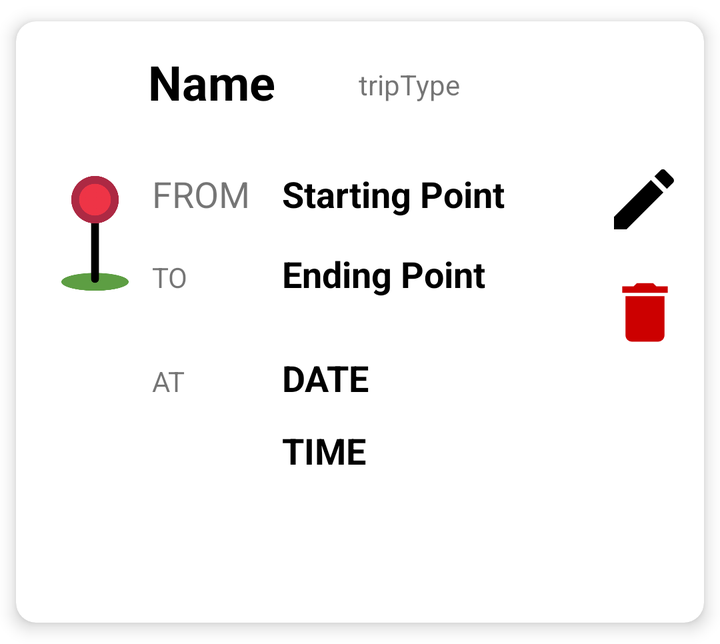
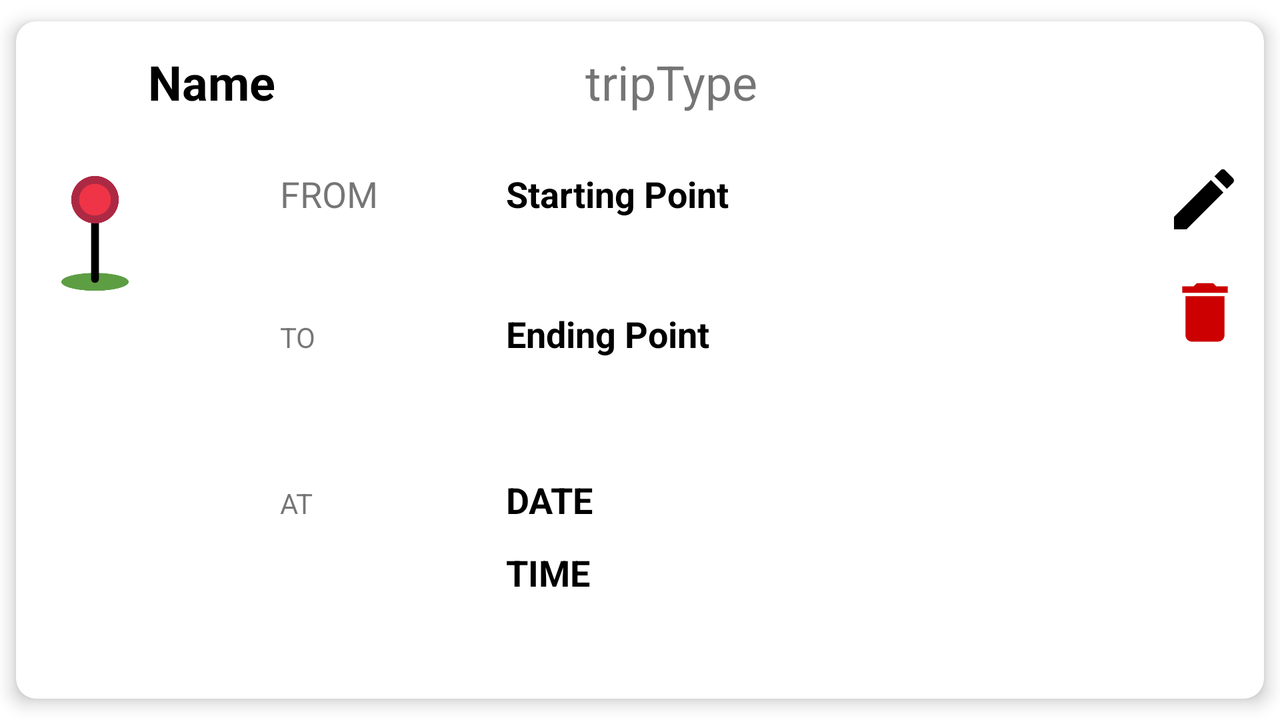

One screen, two layout resources from the same app: the default and the repository's alternative for another configuration. Each is rendered where Android would select it; the XML of both is given below.
<!-- AndroidManifest.xml: application theme Theme.TripReminderApp -->
<!-- res/layout/trip_item.xml -->
<?xml version="1.0" encoding="utf-8"?>
<androidx.cardview.widget.CardView xmlns:android="http://schemas.android.com/apk/res/android"
    xmlns:app="http://schemas.android.com/apk/res-auto"
    xmlns:tools="http://schemas.android.com/tools"
    android:layout_width="match_parent"
    android:layout_height="wrap_content"
    android:layout_marginTop="0dp"
    app:cardBackgroundColor="@color/white"
    app:cardCornerRadius="10dp"
    app:cardElevation="5dp"
    app:cardPreventCornerOverlap="true"
    app:cardUseCompatPadding="true"
    app:contentPaddingBottom="10dp"
    app:contentPaddingLeft="10dp"
    app:contentPaddingRight="10dp"
    app:contentPaddingTop="10dp">

    <androidx.constraintlayout.widget.ConstraintLayout
        android:layout_width="match_parent"
        android:layout_height="wrap_content">


        <TextView
            android:id="@+id/trip_name"
            android:layout_width="wrap_content"
            android:layout_height="wrap_content"
            android:layout_marginStart="56dp"
            android:layout_marginTop="4dp"
            android:text="@string/name"
            android:textColor="@color/black"
            android:textColorHint="@color/black"
            android:textSize="24sp"
            android:textStyle="bold"
            app:layout_constraintStart_toStartOf="parent"
            app:layout_constraintTop_toTopOf="parent" />

        <TextView
            android:id="@+id/tripTypeUpcoming"
            android:layout_width="wrap_content"
            android:layout_height="wrap_content"
            android:layout_marginTop="12dp"
            android:text="@string/tripType"
            app:layout_constraintEnd_toEndOf="parent"
            app:layout_constraintHorizontal_bias="0.272"
            app:layout_constraintStart_toEndOf="@+id/trip_name"
            app:layout_constraintTop_toTopOf="parent"
            app:layout_constraintVertical_bias="0.355" />

        <TextView
            android:id="@+id/textView2"
            android:layout_width="wrap_content"
            android:layout_height="wrap_content"
            android:layout_marginTop="12dp"
            android:text="@string/From"
            android:textSize="18sp"
            app:layout_constraintStart_toEndOf="@+id/imageView"
            app:layout_constraintTop_toTopOf="@+id/imageView" />


        <TextView
            android:id="@+id/startPointField"
            android:layout_width="165dp"
            android:layout_height="wrap_content"
            android:layout_marginStart="16dp"
            android:drawablePadding="10dp"
            android:paddingRight="10dp"
            android:text="@string/StartPoint"
            android:textColor="@color/black"
            android:textColorHint="@color/black"
            android:textSize="18sp"
            android:textStyle="bold"
            app:layout_constraintBaseline_toBaselineOf="@+id/textView2"
            app:layout_constraintStart_toEndOf="@+id/textView2" />


        <TextView
            android:id="@+id/textView3"
            android:layout_width="wrap_content"
            android:layout_height="wrap_content"
            android:layout_marginTop="20dp"
            android:text="@string/to"
            app:layout_constraintStart_toStartOf="@+id/textView2"
            app:layout_constraintTop_toBottomOf="@+id/startPointField" />

        <TextView
            android:id="@+id/endPointField"
            android:layout_width="165dp"
            android:layout_height="wrap_content"
            android:paddingRight="10dp"
            android:text="@string/endPoint"
            android:textColor="@color/black"
            android:textColorHint="@color/black"
            android:textSize="18sp"
            android:textStyle="bold"
            app:layout_constraintBaseline_toBaselineOf="@+id/textView3"
            app:layout_constraintStart_toStartOf="@+id/startPointField" />


        <TextView
            android:id="@+id/textView4"
            android:layout_width="wrap_content"
            android:layout_height="wrap_content"
            android:layout_marginTop="32dp"
            android:text="@string/at"
            app:layout_constraintStart_toStartOf="@+id/textView3"
            app:layout_constraintTop_toBottomOf="@+id/endPointField" />

        <TextView
            android:id="@+id/dateField"
            android:layout_width="wrap_content"
            android:layout_height="wrap_content"
            android:text="@string/date"
            android:textColor="@color/black"
            android:textColorHint="@color/black"
            android:textSize="18sp"
            android:textStyle="bold"
            app:layout_constraintBaseline_toBaselineOf="@+id/textView4"
            app:layout_constraintStart_toStartOf="@+id/endPointField" />

        <TextView
            android:id="@+id/timeField"
            android:layout_width="wrap_content"
            android:layout_height="wrap_content"
            android:layout_marginTop="12dp"
            android:text="@string/time"
            android:textColor="@color/black"
            android:textColorHint="@color/black"
            android:textSize="18sp"
            android:textStyle="bold"
            app:layout_constraintStart_toStartOf="@+id/dateField"
            app:layout_constraintTop_toBottomOf="@+id/dateField" />


        <Button
            android:id="@+id/cancelBtn"
            android:layout_width="0dp"
            android:layout_height="wrap_content"
            android:layout_marginTop="16dp"
            android:background="@drawable/btn_bg"
            android:radius="80dp"
            android:text="@string/cancel"
            android:textColor="@color/colorWhite"
            app:layout_constraintStart_toStartOf="@+id/textView4"
            app:layout_constraintTop_toBottomOf="@+id/timeField" />

        <Button
            android:id="@+id/startBtn"
            android:layout_width="0dp"
            android:layout_height="wrap_content"
            android:layout_marginStart="32dp"
            android:background="@drawable/btn_bg"
            android:radius="80dp"
            android:text="@string/start"
            android:textColor="@color/colorWhite"
            app:layout_constraintBaseline_toBaselineOf="@+id/cancelBtn"
            app:layout_constraintStart_toEndOf="@+id/cancelBtn" />

        <ImageView
            android:id="@+id/btn_deleteNote2"
            android:layout_width="39dp"
            android:layout_height="53dp"
            android:layout_marginTop="55dp"
            app:layout_constraintEnd_toEndOf="parent"
            app:layout_constraintTop_toTopOf="@+id/editTripBtn"
            app:srcCompat="@drawable/ic_delete" />

        <ImageView
            android:id="@+id/imageView"
            android:layout_width="58dp"
            android:layout_height="88dp"
            android:layout_marginTop="52dp"
            app:layout_constraintStart_toStartOf="parent"
            app:layout_constraintTop_toTopOf="parent"
            app:srcCompat="@drawable/road" />

        <ImageView
            android:id="@+id/editTripBtn"
            android:layout_width="40dp"
            android:layout_height="50dp"
            android:layout_marginTop="50dp"
            android:src="@drawable/ic_edit"
            app:layout_constraintEnd_toEndOf="parent"
            app:layout_constraintTop_toTopOf="@+id/btn_addNotes" />

        <ImageView
            android:id="@+id/btn_addNotes"
            android:layout_width="40dp"
            android:layout_height="50dp"
            android:layout_marginTop="4dp"
            android:src="@drawable/ic_notes"
            app:layout_constraintEnd_toEndOf="parent"
            app:layout_constraintTop_toTopOf="parent" />

    </androidx.constraintlayout.widget.ConstraintLayout>

</androidx.cardview.widget.CardView>
<!-- resources referenced by this layout -->
<resources>
  <color name="black">#FF000000</color>
  <color name="colorWhite">#FFFFFF</color>
  <color name="white">#FFFFFFFF</color>
  <!-- drawable ic_delete (drawable) -->
  <vector android:height="28dp" android:tint="@android:color/holo_red_dark"
      android:viewportHeight="24" android:viewportWidth="24"
      android:width="28dp" xmlns:android="http://schemas.android.com/apk/res/android">
      <path android:fillColor="@android:color/white" android:pathData="M6,19c0,1.1 0.9,2 2,2h8c1.1,0 2,-0.9 2,-2V7H6v12zM19,4h-3.5l-1,-1h-5l-1,1H5v2h14V4z"/>
  </vector>
  <!-- drawable ic_edit (drawable) -->
  <vector android:height="28dp" android:tint="@android:color/black"
      android:viewportHeight="24" android:viewportWidth="24"
      android:width="28dp" xmlns:android="http://schemas.android.com/apk/res/android">
      <path android:fillColor="@android:color/white" android:pathData="M3,17.25V21h3.75L17.81,9.94l-3.75,-3.75L3,17.25zM20.71,7.04c0.39,-0.39 0.39,-1.02 0,-1.41l-2.34,-2.34c-0.39,-0.39 -1.02,-0.39 -1.41,0l-1.83,1.83 3.75,3.75 1.83,-1.83z"/>
  </vector>
  <!-- drawable road: png bitmap (drawable, 24104 bytes) -->
  <string name="From">FROM</string>
  <string name="StartPoint">Starting Point</string>
  <string name="at">AT</string>
  <string name="cancel">Cancel</string>
  <string name="date">DATE</string>
  <string name="endPoint">Ending Point</string>
  <string name="name">Name</string>
  <string name="start">START</string>
  <string name="time">TIME</string>
  <string name="to">TO</string>
  <string name="tripType">tripType</string>
  <style name="Theme.TripReminderApp" parent="Theme.MaterialComponents.Light.NoActionBar">
  
          <item name="colorPrimaryDark">@color/black</item>
          <item name="colorPrimary">@color/black</item>
          <item name="colorPrimaryVariant">@color/black</item>
          <item name="colorOnPrimary">@color/white</item>
  
          
  
          
          <item name="colorSecondary">#5d9e43</item>
          <item name="colorSecondaryVariant">@color/teal_700</item>
          <item name="colorOnSecondary">@color/black</item>
          
          <item name="android:statusBarColor" tools:targetApi="l">?attr/colorPrimaryVariant</item>
          
      </style>
  <color name="teal_700">#FF018786</color>
</resources>
<!-- res/layout-land/trip_item.xml (the repository's variant of the layout above) -->
<!-- drawn on the phone turned sideways -->
<?xml version="1.0" encoding="utf-8"?>
<androidx.cardview.widget.CardView xmlns:android="http://schemas.android.com/apk/res/android"
    xmlns:app="http://schemas.android.com/apk/res-auto"
    xmlns:tools="http://schemas.android.com/tools"
    android:layout_width="match_parent"
    android:layout_height="wrap_content"
    android:layout_marginTop="0dp"
    app:cardBackgroundColor="@color/white"
    app:cardCornerRadius="10dp"
    app:cardElevation="5dp"
    app:cardPreventCornerOverlap="true"
    app:cardUseCompatPadding="true"
    app:contentPaddingBottom="10dp"
    app:contentPaddingLeft="10dp"
    app:contentPaddingRight="10dp"
    app:contentPaddingTop="10dp">

    <androidx.constraintlayout.widget.ConstraintLayout
        android:layout_width="match_parent"
        android:layout_height="wrap_content">



        <TextView
            android:id="@+id/trip_name"
            android:layout_width="wrap_content"
            android:layout_height="wrap_content"
            android:layout_marginStart="56dp"
            android:layout_marginTop="4dp"
            android:text="@string/name"
            android:textColor="@color/black"
            android:textColorHint="@color/black"
            android:textSize="24sp"
            android:textStyle="bold"
            app:layout_constraintStart_toStartOf="parent"
            app:layout_constraintTop_toTopOf="parent" />

        <TextView
            android:id="@+id/tripTypeUpcoming"
            android:layout_width="wrap_content"
            android:layout_height="wrap_content"
            android:text="@string/tripType"
            android:textSize="24sp"
            android:layout_marginTop="4dp"
            android:layout_marginStart="64dp"
            app:layout_constraintEnd_toEndOf="parent"
            app:layout_constraintHorizontal_bias="0.272"
            app:layout_constraintStart_toEndOf="@+id/trip_name"
            app:layout_constraintTop_toTopOf="parent"
            app:layout_constraintVertical_bias="0.355" />

        <TextView
            android:id="@+id/textView2"
            android:layout_width="wrap_content"
            android:layout_height="wrap_content"
            android:layout_marginTop="12dp"
            android:layout_marginStart="64dp"
            android:text="@string/From"
            android:textSize="18sp"
            app:layout_constraintStart_toEndOf="@+id/imageView"
            app:layout_constraintTop_toTopOf="@+id/imageView" />


        <TextView
            android:id="@+id/startPointField"
            android:layout_width="250dp"
            android:layout_height="65dp"
            android:layout_marginStart="64dp"
            android:drawablePadding="10dp"
            android:text="@string/StartPoint"
            android:textColor="@color/black"
            android:textColorHint="@color/black"
            android:textSize="18sp"
            android:textStyle="bold"
            app:layout_constraintBaseline_toBaselineOf="@+id/textView2"
            app:layout_constraintStart_toEndOf="@+id/textView2" />


        <TextView
            android:id="@+id/textView3"
            android:layout_width="wrap_content"
            android:layout_height="wrap_content"
            android:layout_marginTop="50dp"
            android:text="@string/to"
            app:layout_constraintStart_toStartOf="@+id/textView2"
            app:layout_constraintTop_toBottomOf="@+id/textView2" />

        <TextView
            android:id="@+id/endPointField"
            android:layout_width="250dp"
            android:layout_height="65dp"
            android:text="@string/endPoint"
            android:textColor="@color/black"
            android:textColorHint="@color/black"
            android:textSize="18sp"
            android:textStyle="bold"
            app:layout_constraintBaseline_toBaselineOf="@+id/textView3"
            app:layout_constraintStart_toStartOf="@+id/startPointField" />


        <TextView
            android:id="@+id/textView4"
            android:layout_width="wrap_content"
            android:layout_height="wrap_content"
            android:layout_marginTop="64dp"
            android:text="@string/at"
            app:layout_constraintStart_toStartOf="@+id/textView3"
            app:layout_constraintTop_toBottomOf="@+id/textView3" />


        <TextView
            android:id="@+id/dateField"
            android:layout_width="wrap_content"
            android:layout_height="wrap_content"
            android:text="@string/date"
            android:textColor="@color/black"
            android:textColorHint="@color/black"
            android:textSize="18sp"
            android:textStyle="bold"
            app:layout_constraintBaseline_toBaselineOf="@+id/textView4"
            app:layout_constraintStart_toStartOf="@+id/endPointField" />

        <TextView
            android:id="@+id/timeField"
            android:layout_width="wrap_content"
            android:layout_height="wrap_content"
            android:layout_marginTop="12dp"
            android:text="@string/time"
            android:textColor="@color/black"
            android:textColorHint="@color/black"
            android:textSize="18sp"
            android:textStyle="bold"
            app:layout_constraintStart_toStartOf="@+id/dateField"
            app:layout_constraintTop_toBottomOf="@+id/dateField" />



        <Button
            android:id="@+id/cancelBtn"
            android:layout_width="0dp"
            android:layout_height="wrap_content"
            android:layout_marginTop="16dp"
            android:background="@drawable/btn_bg"
            android:radius="80dp"
            android:text="@string/cancel"
            android:textColor="@color/colorWhite"
            app:layout_constraintStart_toStartOf="@+id/textView4"
            app:layout_constraintTop_toBottomOf="@+id/timeField" />

        <Button
            android:id="@+id/startBtn"
            android:layout_width="0dp"
            android:layout_height="wrap_content"
            android:layout_marginStart="128dp"
            android:background="@drawable/btn_bg"
            android:radius="80dp"
            android:text="@string/start"
            android:textColor="@color/colorWhite"
            app:layout_constraintBaseline_toBaselineOf="@+id/cancelBtn"
            app:layout_constraintStart_toEndOf="@+id/cancelBtn" />

        <ImageView
            android:id="@+id/btn_deleteNote2"
            android:layout_width="39dp"
            android:layout_height="53dp"
            android:layout_marginTop="55dp"
            app:layout_constraintEnd_toEndOf="parent"
            app:layout_constraintTop_toTopOf="@+id/editTripBtn"
            app:srcCompat="@drawable/ic_delete" />

        <ImageView
            android:id="@+id/imageView"
            android:layout_width="58dp"
            android:layout_height="88dp"
            android:layout_marginTop="52dp"

            app:layout_constraintStart_toStartOf="parent"
            app:layout_constraintTop_toTopOf="parent"
            app:srcCompat="@drawable/road" />

        <ImageView
            android:id="@+id/editTripBtn"
            android:layout_width="40dp"
            android:layout_height="50dp"
            android:layout_marginTop="50dp"
            android:src="@drawable/ic_edit"
            app:layout_constraintEnd_toEndOf="parent"
            app:layout_constraintTop_toTopOf="@+id/btn_addNotes" />

        <ImageView
            android:id="@+id/btn_addNotes"
            android:layout_width="40dp"
            android:layout_height="50dp"
            android:layout_marginTop="4dp"
            android:src="@drawable/ic_notes"
            app:layout_constraintEnd_toEndOf="parent"
            app:layout_constraintTop_toTopOf="parent" />

    </androidx.constraintlayout.widget.ConstraintLayout>

</androidx.cardview.widget.CardView>
